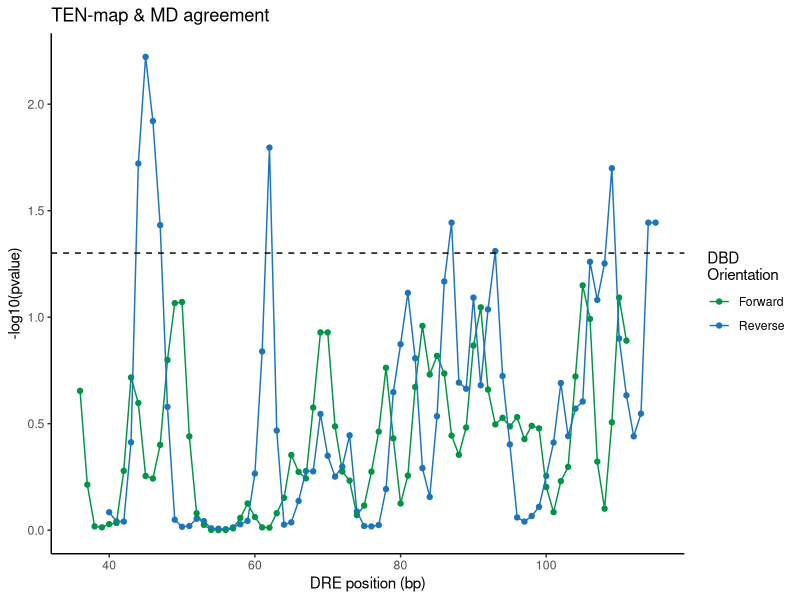
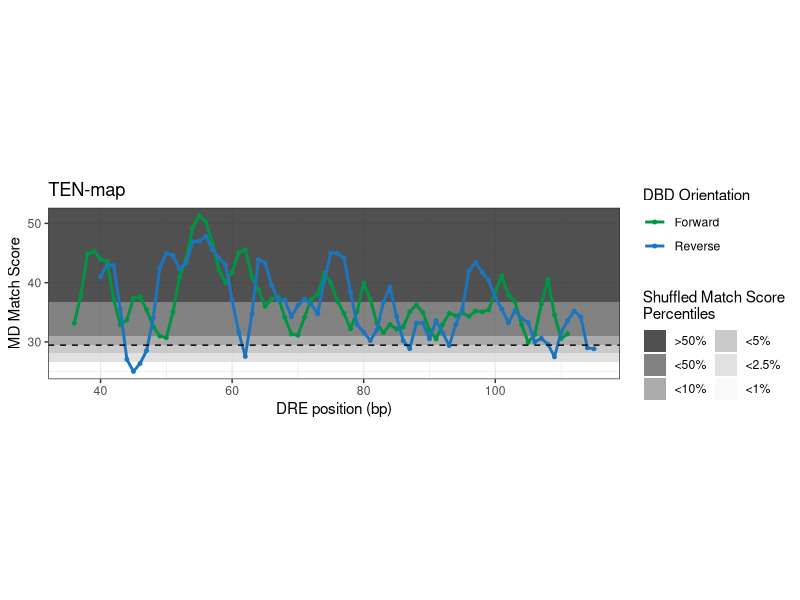
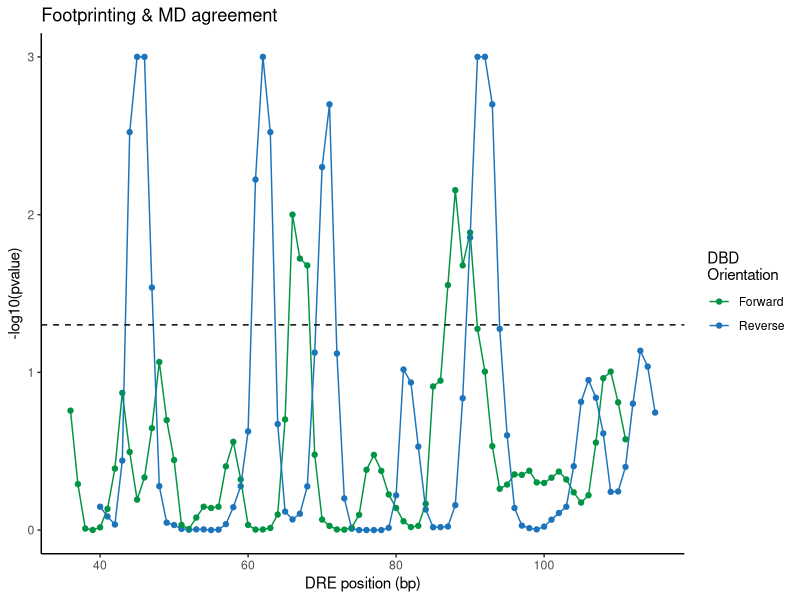
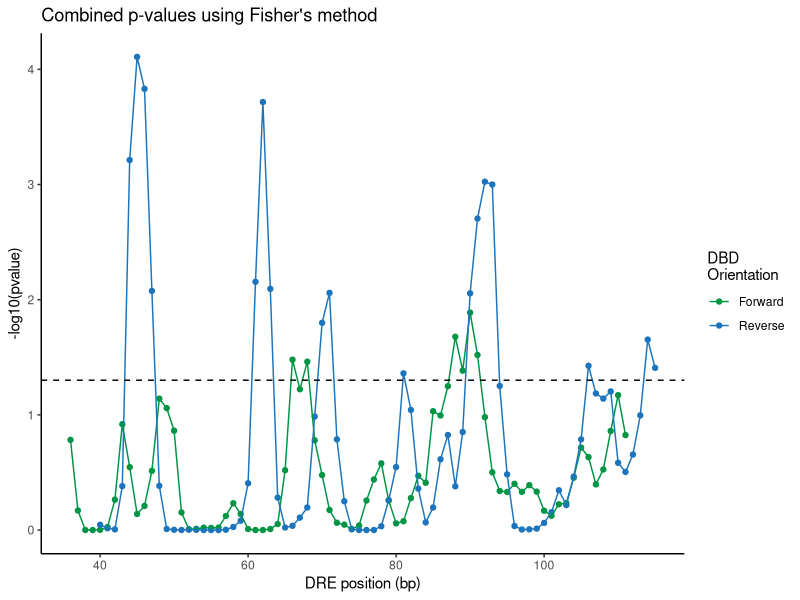
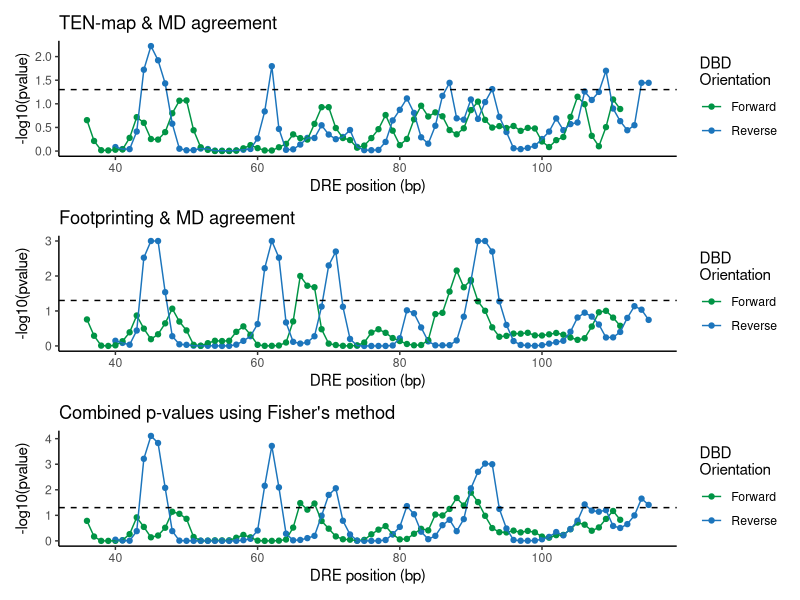
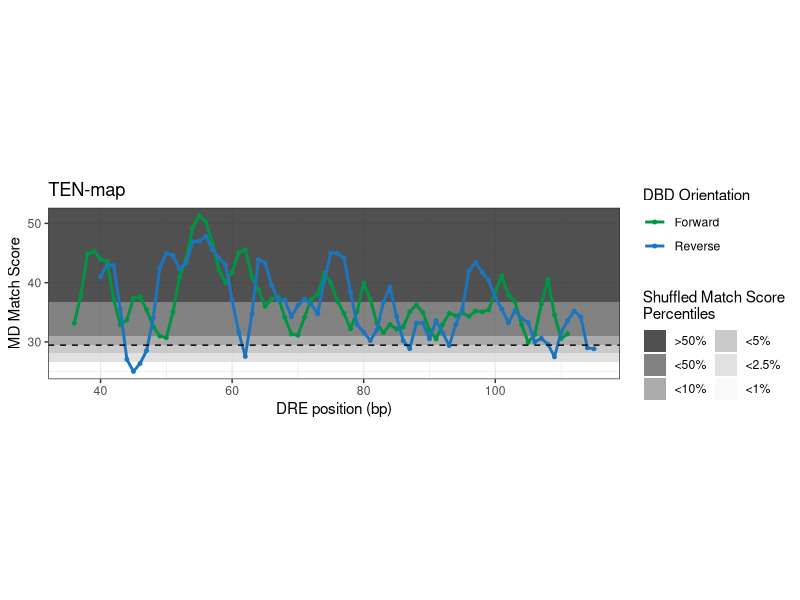
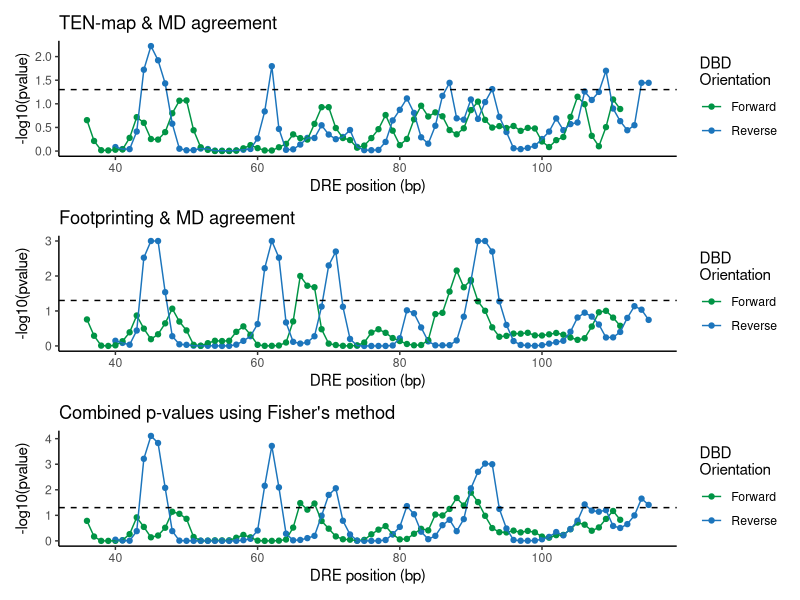

Write R code to recreate these figures, in order.
## ---- chunk 1
library(tidyverse)
theme_set(theme_classic())
## ---- chunk 2
offset <- function(data){
  data %>% mutate(bp = ifelse(direction == "fwd", bp-2, bp + 2))
}
## ---- chunk 3
FEbabe <- read_tsv("../md_sim_pattern_matching/model_match_1shuff_match_scores.tsv") %>%
    mutate(method = "Tethered") %>%
    mutate(bp = bp + 643) %>%
    offset()
OH <- read_tsv("../md_sim_pattern_matching/OH_model_match_1shuff_match_scores.tsv") %>%
    mutate(method = "OH") %>%
    mutate(bp = bp + 643) %>%
    offset()
d <- bind_rows(FEbabe, OH)
## ---- chunk 4
(FEbabe_shuff <- read_tsv("../md_sim_pattern_matching/model_match_1shuff_match_scores_rand.tsv") %>%
    mutate(bp = bp + 643) %>%
     separate(direction, sep = "_", into= c("direction", "sample")) %>%
     offset()
)
## ---- chunk 5
(OH_shuff <- read_tsv("../md_sim_pattern_matching/OH_model_match_1shuff_match_scores_rand.tsv") %>%
     mutate(bp = bp + 643) %>%
     separate(direction, sep = "_", into= c("direction", "sample")) %>%
     offset()
)
## ---- chunk 6
get_p_value <- function(real, sampled){
    pvals <- list()
    for(i in seq_along(real$bp)){
        true_val <- real$match_score[[i]]
        this_pval <- sampled %>% filter(real$bp[[i]] == bp & real$direction[[i]] == direction) %>%
            summarize(total = sum(match_score <= true_val)) %>%
            pull(total)
        pvals[[i]] <- (this_pval + 1)/(1000 +1)
    }
    real %>% mutate(pval = unlist(pvals))
}
## ---- chunk 7
(FEbabe <- get_p_value(FEbabe, FEbabe_shuff) %>%
    mutate(bp = abs(bp - 756)) %>%
    mutate(direction = if_else(direction == "fwd", "Reverse", "Forward")))
## ---- chunk 8
OH <- get_p_value(OH, OH_shuff) %>%
    mutate(bp = abs(bp - 756)) %>%
    mutate(direction = if_else(direction == "fwd", "Reverse", "Forward"))
## ---- chunk 9
(p1 <- FEbabe %>%
    ggplot(aes(x = bp, y = -log10(pval), color = direction)) + geom_point() + geom_line() +
    geom_hline(yintercept = -log10(0.05), linetype = "dashed") +
    scale_color_manual(values = c("#009445", "#1C75BC")) +
    labs(x = "DRE position (bp)", y = "-log10(pvalue)", title = "TEN-map & MD agreement",
         color = "DBD\nOrientation"))
## ---- chunk 10
tethered_cutoffs <- tibble(md_percentiles = 
        factor(c(">50%", "<50%", "<10%","<5%", "<2.5%","<1%"), 
               levels = c(">50%", "<50%", "<10%","<5%", "<2.5%","<1%")),
        cutoffs = c(Inf, 
                    quantile(FEbabe_shuff$match_score, 0.50),
                    quantile(FEbabe_shuff$match_score, 0.10),
                    quantile(FEbabe_shuff$match_score, 0.05),
                    quantile(FEbabe_shuff$match_score, 0.025),
                    quantile(FEbabe_shuff$match_score, 0.01)))
tethered_cutoffs <- tethered_cutoffs %>% mutate(span = lead(cutoffs))
head(tethered_cutoffs)
## ---- chunk 11
FEbabe %>% 
   ggplot(aes(x = bp, y = match_score, color = direction)) +
   geom_rect(data = tethered_cutoffs,
             inherit.aes = FALSE,
             aes(ymin = span, ymax = cutoffs, 
                 fill = md_percentiles),
             xmin = -Inf, xmax = Inf, alpha = 0.8, color = NA) +
   scale_fill_brewer(palette = "Greys", direction = -1,
                     guide = guide_legend(ncol=2,
                                          title.position="top",
                                          label.position="right")) +
   geom_point(size = 1) + 
  geom_line(size = 1) + theme_bw() + 
     scale_color_manual(values = c("#009445", "#1C75BC"),
                        guide = guide_legend(ncol=1, 
                                             title.position = "top",
                                             label.position = "right")) + 
     geom_hline(yintercept = 
                  tethered_cutoffs$cutoffs[tethered_cutoffs$md_percentiles == "<5%"],
                linetype="dashed") + 
     labs(title = "TEN-map", y = "MD Match Score",
          color = "DBD Orientation", x= "DRE position (bp)",
          fill = "Shuffled Match Score\nPercentiles") +
   theme(aspect.ratio = 0.3, legend.position = "right")
## ---- chunk 12
ggsave("tenmap_md_percentiles_plot.pdf")
## ---- chunk 13
(p2 <- OH  %>%
    ggplot(aes(x = bp, y = -log10(pval), color = direction)) + geom_point() + geom_line() +
    geom_hline(yintercept = -log10(0.05), linetype = "dashed") +
    scale_color_manual(values = c("#009445", "#1C75BC")) +
    labs(x = "DRE position (bp)", y = "-log10(pvalue)", title = "Footprinting & MD agreement",
         color = "DBD\nOrientation"))
## ---- chunk 14
d <- rbind(FEbabe, OH)
## ---- chunk 15
d %>% group_by(bp, direction) %>%
  summarize(binding = sum(pval < 0.05)) %>%
  mutate(bp = 145 - bp) %>%
  write_tsv("combined_individ_binding.tsv")
## ---- chunk 16
(p3 <- d %>% group_by(bp, direction) %>%
    # fishers method for combining pvalues
    summarize(combined_p = 1-pchisq(-2*sum(log(pval)),4)) %>%
    ggplot(aes(x = bp, y = -log10(combined_p), color = direction)) + geom_point() +
    geom_line() +
    geom_hline(yintercept = -log10(0.05), linetype = "dashed") + 
    scale_color_manual(values = c("#009445", "#1C75BC")) +
    labs(x = "DRE position (bp)", y = "-log10(pvalue)", title = "Combined p-values using Fisher's method",
         color = "DBD\nOrientation"))
## ---- chunk 17
library(patchwork)
p1/p2/p3
## ---- chunk 18
ggsave("match_score_p_value_plots.pdf")
